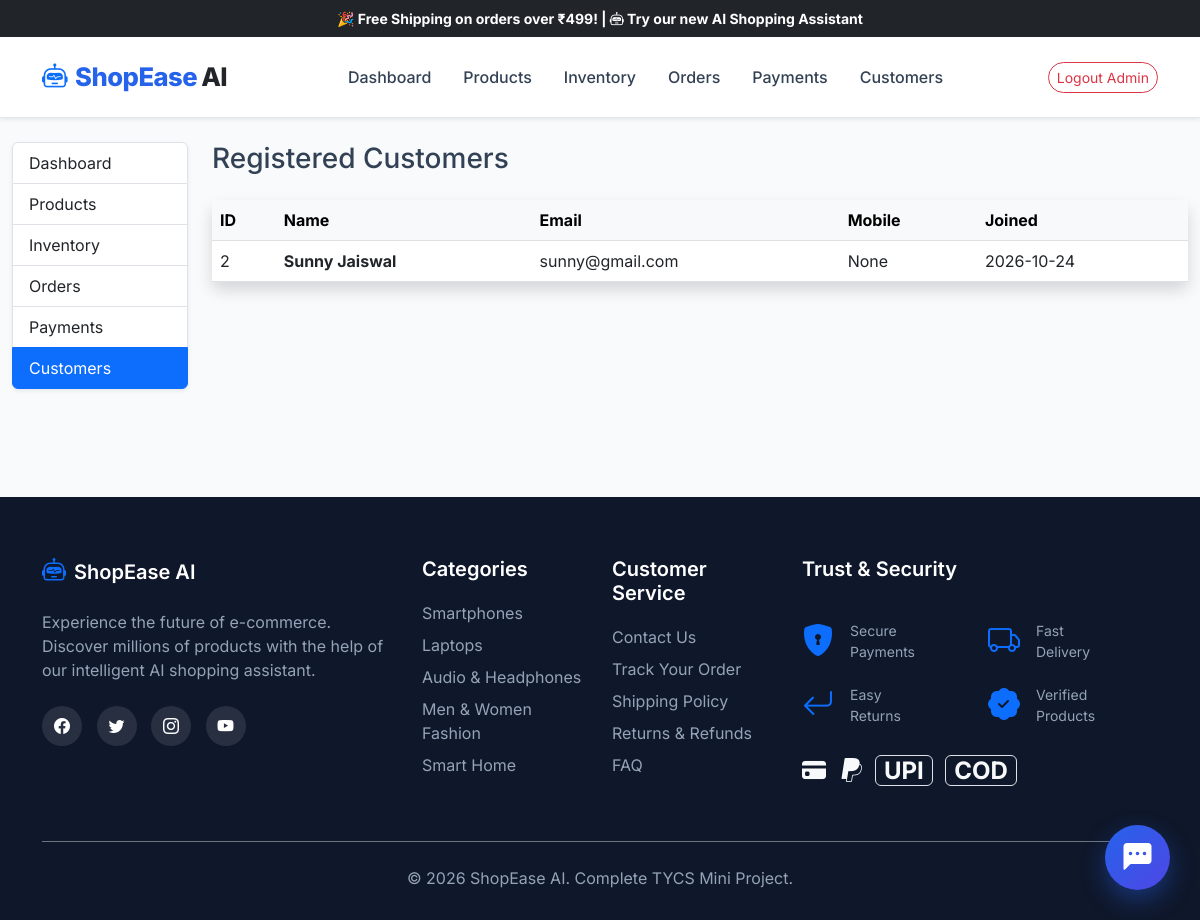
The page /admin/customers (signed in) on the database its author committed.
### tables this page shows
CREATE TABLE users (
            id INTEGER PRIMARY KEY AUTOINCREMENT,
            name VARCHAR(100) NOT NULL,
            email VARCHAR(100) UNIQUE NOT NULL,
            password_hash VARCHAR(255) NOT NULL,
            mobile VARCHAR(20),
            address TEXT,
            city VARCHAR(100),
            state VARCHAR(100),
            pin VARCHAR(20),
            role VARCHAR(20) DEFAULT 'customer',
            created_at TIMESTAMP DEFAULT CURRENT_TIMESTAMP
        );

### admin.py (the view)
@admin_bp.route('/customers')
@admin_required
def customers():
    conn = get_db()
    customers = conn.execute("SELECT id, name, email, mobile, created_at FROM users WHERE role = 'customer' ORDER BY created_at DESC").fetchall()
    conn.close()
    return render_template('admin_customers.html', customers=customers)

### app.py (called while the page is built, shortened)
def get_db_path():
    return DB_PATH

def get_db_connection():
    db_url = os.getenv('DATABASE_URL')
    import sqlite3
    db_file = get_db_path()
    conn = sqlite3.connect(db_file)
    conn.row_factory = sqlite3.Row
    return conn

### auth.py (called while the page is built)
def get_db():
    from app import get_db_connection
    return get_db_connection()

def admin_required(f):
    @wraps(f)
    def decorated_function(*args, **kwargs):
        if 'user_id' not in session:
            flash('Please log in first.', 'danger')
            return redirect(url_for('auth.admin_login'))
        if session.get('role') != 'admin':
            flash('Unauthorized access.', 'danger')
            return redirect(url_for('index'))
        return f(*args, **kwargs)
    return decorated_function

### templates/admin_customers.html (shortened to what this page needs)
{% extends 'base.html' %}
{% block content %}
<div class="container-fluid py-4">
    <div class="row">
        <div class="col-md-2 mb-4">
            <div class="list-group shadow-sm border-0">
                <a href="{{ url_for('admin.dashboard') }}" class="list-group-item list-group-item-action">Dashboard</a>
                <a href="{{ url_for('admin.products') }}" class="list-group-item list-group-item-action">Products</a>
                <a href="{{ url_for('admin.inventory') }}" class="list-group-item list-group-item-action">Inventory</a>
                <a href="{{ url_for('admin.orders') }}" class="list-group-item list-group-item-action">Orders</a>
                <a href="{{ url_for('admin.payments') }}" class="list-group-item list-group-item-action">Payments</a>
                <a href="{{ url_for('admin.customers') }}" class="list-group-item list-group-item-action active">Customers</a>
            </div>
        </div>
        <div class="col-md-10">
            <h3 class="mb-4">Registered Customers</h3>
            <div class="card shadow border-0">
                <div class="card-body p-0">
                    <div class="table-responsive">
                        <table class="table table-hover align-middle mb-0">
                            <thead class="table-light">
                                <tr>
                                    <th>ID</th>
                                    <th>Name</th>
                                    <th>Email</th>
                                    <th>Mobile</th>
                                    <th>Joined</th>
                                </tr>
                            </thead>
                            <tbody>
                                {% for c in customers %}
                                <tr>
                                    <td>{{ c.id }}</td>
                                    <td class="fw-bold">{{ c.name }}</td>
                                    <td>{{ c.email }}</td>
                                    <td>{{ c.mobile }}</td>
                                    <td>{{ (c.created_at | string)[:10] }}</td>
                                </tr>
                                {% endfor %}
                            </tbody>
                        </table>
                    </div>
                </div>
            </div>
        </div>
    </div>
</div>
{% endblock %}

### static/css/style.css (style rules this page uses)
:root { --primary: #2563EB; --primary-hover: #1D4ED8; --secondary: #10B981; --dark: #0F172A; --light: #F8FAFC; --gray-bg: #F1F5F9; --text-main: #334155; --text-muted: #64748B; --radius: 12px; }
body { font-family: 'Inter', 'Segoe UI', Tahoma, Geneva, Verdana, sans-serif; background-color: var(--light); color: var(--text-main); display: flex; flex-direction: column; min-height: 100vh; }
a { text-decoration: none; }

### rows shown on the page
users: id "2", name "Sunny Jaiswal", email "sunny@gmail.com", mobile "None", created_at "2026-10-24"
